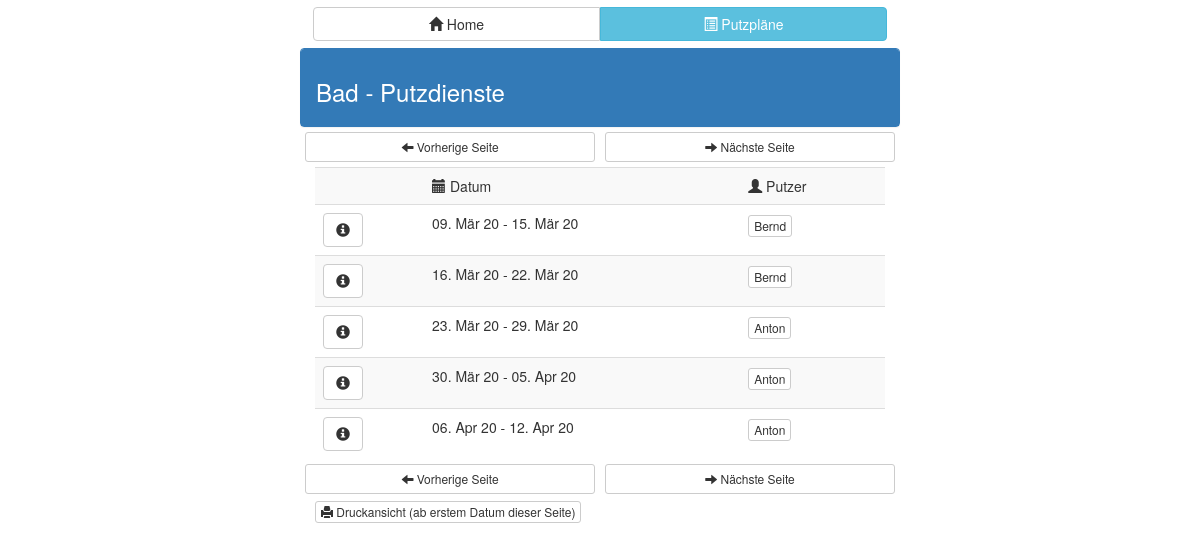
/putzplan/bad/seite3/ (signed in), run on the app's committed database.
### webinterface/models.py (models this page shows, shortened)
class Schedule(models.Model):
    class Meta:
        ordering = ('cleaners_per_date',)
    name = models.CharField(max_length=20, unique=True)
    slug = models.CharField(max_length=20, unique=True)
    CLEANERS_PER_DATE_CHOICES = ((1, 'Einen'), (2, 'Zwei'))
    cleaners_per_date = models.IntegerField(default=1, choices=CLEANERS_PER_DATE_CHOICES)
    WEEKDAYS = ((0, 'Montag'), (1, 'Dienstag'), (2, 'Mittwoch'), (3, 'Donnerstag'),
                (4, 'Freitag'), (5, 'Samstag'), (6, 'Sonntag'))
    weekday = models.IntegerField(default=6, choices=WEEKDAYS)
    FREQUENCY_CHOICES = ((1, 'Jede Woche'), (2, 'Gerade Wochen'), (3, 'Ungerade Wochen'))
    frequency = models.IntegerField(default=1, choices=FREQUENCY_CHOICES)
    disabled = models.BooleanField(default=False)
    objects = ScheduleQuerySet.as_manager()
    def __init__(self, *args, **kwargs):
        super(Schedule, self).__init__(*args, **kwargs)
        self.previous_cleaners_per_date = self.cleaners_per_date
        self.previous_frequency = self.frequency
    """
    Creates assignments cover a timespan and has several more options.

    Week numbers must be epoch week numbers as returned by date_to_epoch_week().
    @param start_week: First week number on which a new Assignment will be created.
    @param end_week: Last week number on which a new Assignment will be created
    @param mode Sets the mode of creation:
    - 1(default): Delete existing Assignments and CleaningDays and regenerate them throughout time frame
    - 2: Keep existing Assignments and only create new ones where there are none already
    - 3: Only reassign Assignments on existing CleaningDays, don't generate new CleaningDays
    """

class CleaningWeek(models.Model):
    class Meta:
        ordering = ('-week',)
        unique_together = ('week', 'schedule')
    week = models.IntegerField(editable=False)
    excluded = models.ManyToManyField(Cleaner)
    schedule = models.ForeignKey(Schedule, on_delete=models.CASCADE, editable=False)
    tasks_valid = models.BooleanField(default=False)
    assignments_valid = models.BooleanField(default=False)
    disabled = models.BooleanField(default=False)
    objects = CleaningWeekQuerySet.as_manager()
    def __init__(self, *args, **kwargs):
        super().__init__(*args, **kwargs)
    def week_start(self):
        return epoch_week_to_monday(self.week)
    def week_end(self):
        return epoch_week_to_sunday(self.week)

class Assignment(models.Model):
    cleaner = models.ForeignKey(Cleaner, on_delete=models.CASCADE)
    cleaners_comment = models.CharField(max_length=200)
    created = models.DateField(auto_now_add=timezone.now().date(), editable=False)
    cleaning_week = models.ForeignKey(CleaningWeek, on_delete=models.CASCADE, editable=False)
    schedule = models.ForeignKey(Schedule, on_delete=models.CASCADE, editable=False)
    objects = AssignmentQuerySet.as_manager()
    class Meta:
        ordering = ('-cleaning_week__week',)

class Cleaner(models.Model):
    class Meta:
        ordering = ('name',)
    user = models.ForeignKey(User, on_delete=models.CASCADE, null=True)
    name = models.CharField(max_length=20, unique=True)
    slug = models.CharField(max_length=20, unique=True)
    time_zone = models.CharField(max_length=30, default="Europe/Berlin")
    slack_id = models.CharField(max_length=10, default='')
    PREFERENCE = ((1, 'Ich möchte immer nur einen Putzdienst auf einmal machen müssen.'),
                  (2, 'Ich möchte höchstens zwei Putzdienste auf einmal machen müssen.'),
                  (3, 'Mir ist es egal, wie viele Putzdienste ich auf einmal habe.'))
    preference = models.IntegerField(choices=PREFERENCE, default=2)
    objects = CleanerQuerySet.as_manager()

### webinterface/views.py (the view, shortened to what this page needs)
# urls.py: path('putzplan/<slug:slug>/seite<int:page>/', login_required(ScheduleView.as_view()), name='schedule-view'),
class ScheduleView(TemplateView):
    template_name = "webinterface/schedule.html"
    def get(self, request, *args, **kwargs):
        context = {}
        try:
            context['schedule'] = Schedule.objects.get(slug=kwargs['slug'])
        except Schedule.DoesNotExist:
            Http404("Putzplan existiert nicht.")
        cleaning_weeks = context['schedule'].cleaningweek_set.order_by('week')
        elements_per_page = 5
        pagination = Paginator(cleaning_weeks, elements_per_page)
        context['page'] = pagination.get_page(kwargs['page'])
        if 'highlight_slug' in kwargs and kwargs['highlight_slug']:
            context['highlight_slug'] = kwargs['highlight_slug']
        if not request.user.is_superuser and 'highlight_slug' not in context:
            try:
                context['highlight_slug'] = Cleaner.objects.get(user=request.user)
            except Cleaner.DoesNotExist:
                pass
        return self.render_to_response(context)

### webinterface/models.py (called while the page is built)
def epoch_week_to_monday(week: int) -> datetime.date:
    epoch_seconds = ((week * 7) - 3) * 24 * 60 * 60
    return datetime.date.fromtimestamp(time.mktime(time.gmtime(epoch_seconds)))

def epoch_week_to_sunday(week: int) -> datetime.date:
    epoch_seconds = ((week * 7) + 3) * 24 * 60 * 60
    return datetime.date.fromtimestamp(time.mktime(time.gmtime(epoch_seconds)))

    def cleaned(self):
        return self.exclude(cleaned_by__isnull=True)

### webinterface/templates/webinterface/schedule.html (shortened to what this page needs)
{% extends "webinterface/mobile_first_body.html" %}
{% load crispy_forms_tags %}
{% block main %}
    <div class="row">
        <div class="btn btn-group btn-group-md btn-group-justified" role="group">
            {% include "webinterface_snippets/button_to_cleaner_page.html" %}
            {% if not user.is_superuser %}
                {% include "webinterface_snippets/button_to_schedule_list_page.html" %}
            {% endif %}
        </div>
    </div>
    <div class="row">
        <div class="panel panel-primary" style="margin-bottom: 0">
            <div class="panel-heading">
                <h3>{{ schedule.name }} - Putzdienste</h3>
            </div>
        </div>
    </div>
    {% include "webinterface_snippets/schedule_pagination_buttons.html" %}
    <table class="table table-striped" style="margin-bottom: 0">
        <tr>
            <td> </td>
            <td><span class="glyphicon glyphicon-calendar"></span> Datum</td>
            <td><span class="glyphicon glyphicon-user"></span> Putzer</td>
        </tr>
        {% for cleaning_week in page %}
                <tr {% if cleaning_week.disabled or not cleaning_week.assignments_valid %}class="danger"{% endif %}>
                    <td>
                       {% if not cleaning_week.disabled %}
                           <div class="dropdown">
                               <button class="btn btn-default dropdown-toggle" type="button" id="dropdownMenu1"
                                       data-toggle="dropdown" aria-haspopup="true" aria-expanded="true">
                                   <span class="glyphicon glyphicon-info-sign"></span></button>
                           </div>
                       {% endif %}
                    </td>
                    <td>{{ cleaning_week.week_start|date:"d. M y" }} - {{ cleaning_week.week_end|date:"d. M y" }}</td>
                    <td>
                        {% if not cleaning_week.disabled %}
                            {% if not cleaning_week.assignments_valid %}
                                <b>Wegen einer Änderung von Zugehörigkeiten in diesem Zeitraum müssen die
                                Putzdienste in dieser Woche aktualisiert werden</b>
                            {% else %}
                                {% for assignment in cleaning_week.assignment_set.all %}
                                    <div class="btn-group btn-group-xs" role="group" aria-label="...">
                                        <a class="btn btn-default"
                                           href="
{% url 'webinterface:assignment-tasks-back-to-schedule' assignment.pk page.number %}"
                                           role="button">
                                            {{ assignment.cleaner.name }}
                                        </a>
                                    </div>
                                {% empty %}
                                    Keine Putzer festgelegt!
                                {% endfor %}
                            {% endif %}
                        {% else %}
                            <b>In dieser Woche deaktiviert</b>
                        {% endif %}
                    </td>
                </tr>
        {% empty %}
            Keine Putzdienste vorhanden...
        {% endfor %}
    </table>
    {% include "webinterface_snippets/schedule_pagination_buttons.html" %}
    {% if page.0.week %}
        <div class="row">
            <div class="col-xs-12">
                <a href="{% url 'webinterface:schedule-print-view' schedule.slug page.0.week %}"
                   class="btn btn-default btn-xs" role="button">
                    <span class="glyphicon glyphicon-print"></span> Druckansicht (ab erstem Datum dieser Seite)
                </a>
            </div>
        </div>
    {% endif %}
{% endblock %}

### data on the page
Schedule: name "Bad"
CleaningWeek: disabled False (drawn), week_start "09. Mär 20", week_end "15. Mär 20"
Assignment: cleaner.name "Bernd"
CleaningWeek: disabled False (drawn), week_start "16. Mär 20", week_end "22. Mär 20"
Assignment: cleaner.name "Bernd"
CleaningWeek: disabled False (drawn), week_start "23. Mär 20", week_end "29. Mär 20"
Assignment: cleaner.name "Anton"
CleaningWeek: disabled False (drawn), week_start "30. Mär 20", week_end "05. Apr 20"
Assignment: cleaner.name "Anton"
CleaningWeek: disabled False (drawn), week_start "06. Apr 20", week_end "12. Apr 20"
Assignment: cleaner.name "Anton"
